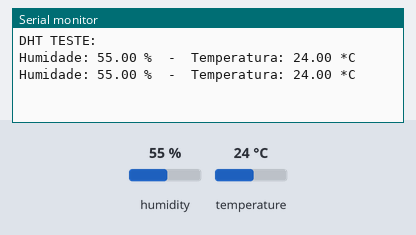
Bench run of a sketch on a simulated Arduino Uno, built with avr-gcc and run on an emulated ATmega328P. On the bench: the last lines printed to the serial monitor. The test bench sets the inputs (shaded band); at power-on: humidity 55 %, temperature 24 °C.

Above: at 5.8 s.
5.9 s: humidity set to 22 %
At 10.4 s:
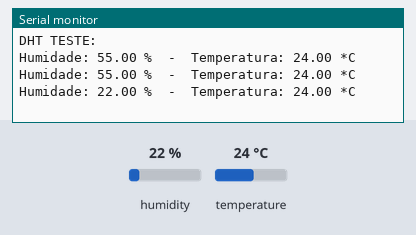
11.9 s: temperature set to 12 °C
At 16.3 s:
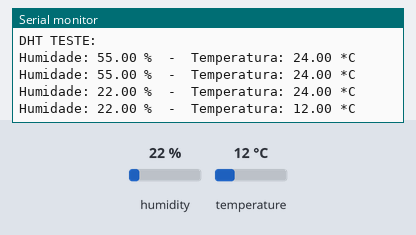
17.9 s: humidity set to 40 %
At 21.0 s:
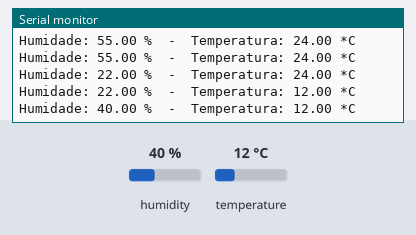
Timing chart, 0 to 22.5 s (numbered marks = the images above; inputs shaded):
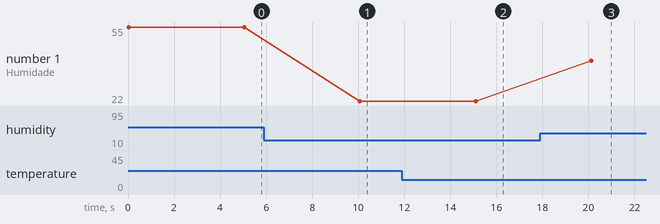

The sketch:

sensorDHT11.ino
```cpp
#include <DHT.h>

#define DHTPIN A1
#define DHTTYPE DHT11

DHT dht(DHTPIN, DHTTYPE);

void setup() {
  // put your setup code here, to run once:
  Serial.begin(9600);
  Serial.println("DHT TESTE: ");
  dht.begin();
}

void loop() {
  // put your main code here, to run repeatedly:
  float h = dht.readHumidity();
  float t = dht.readTemperature();

  if(isnan(t) || isnan(h))
  {
    Serial.println("Falha ao ler sensor DHT11");
  }
  else
  {
    Serial.print("Humidade: ");
    Serial.print(h);
    Serial.print(" %  -  ");
    Serial.print("Temperatura: ");
    Serial.print(t);
    Serial.println(" *C");
  }
  delay(5000);
}
```

Measured:
- after the input at 5.9 s, the serial monitor: prints a new line after 4.2 s (image 1)
- after the input at 11.9 s, the serial monitor: prints a new line after 3.2 s (image 2)
- after the input at 17.9 s, the serial monitor: prints a new line after 2.2 s (image 3)
- plotted number 1: 55 → 22 after the input at 5.9 s, 22 → 40 after the input at 17.9 s
